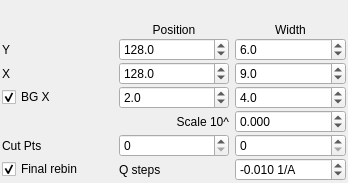
          <widget class="QWidget" name="page">
           <property name="geometry">
            <rect>
             <x>0</x>
             <y>0</y>
             <width>348</width>
             <height>183</height>
            </rect>
           </property>
           <attribute name="label">
            <string>Reflectivity Extraction (Basic)</string>
           </attribute>
           <layout class="QGridLayout" name="gridLayout_3">
            <property name="leftMargin">
             <number>2</number>
            </property>
            <property name="topMargin">
             <number>2</number>
            </property>
            <property name="rightMargin">
             <number>2</number>
            </property>
            <property name="bottomMargin">
             <number>2</number>
            </property>
            <property name="verticalSpacing">
             <number>1</number>
            </property>
            <item row="1" column="2">
             <widget class="QDoubleSpinBox" name="refYPos">
              <property name="toolTip">
               <string>Center of region used for extraction</string>
              </property>
              <property name="decimals">
               <number>1</number>
              </property>
              <property name="maximum">
               <double>400.000000000000000</double>
              </property>
              <property name="value">
               <double>128.000000000000000</double>
              </property>
             </widget>
            </item>
            <item row="1" column="1">
             <widget class="QLabel" name="label_3">
              <property name="toolTip">
               <string>Y Pixel Window</string>
              </property>
              <property name="styleSheet">
               <string notr="true">text-align: right;</string>
              </property>
              <property name="text">
               <string>Y</string>
              </property>
             </widget>
            </item>
            <item row="0" column="3">
             <widget class="QLabel" name="label_2">
              <property name="minimumSize">
               <size>
                <width>0</width>
                <height>18</height>
               </size>
              </property>
              <property name="text">
               <string>Width</string>
              </property>
              <property name="alignment">
               <set>Qt::AlignBottom|Qt::AlignHCenter</set>
              </property>
             </widget>
            </item>
            <item row="5" column="3">
             <widget class="QSpinBox" name="rangeEnd">
              <property name="toolTip">
               <string>&lt;html&gt;&lt;head/&gt;&lt;body&gt;&lt;p&gt;Remove points from the extracted intensity on the high Q side. &lt;/p&gt;&lt;p&gt;Uses the full ToF range available in the file, so it is possible it does not have any effect for lower values.&lt;/p&gt;&lt;/body&gt;&lt;/html&gt;</string>
              </property>
              <property name="maximum">
               <number>200</number>
              </property>
              <property name="value">
               <number>0</number>
              </property>
             </widget>
            </item>
            <item row="2" column="2">
             <widget class="QDoubleSpinBox" name="refXPos">
              <property name="toolTip">
               <string>Center of region used for extraction</string>
              </property>
              <property name="decimals">
               <number>1</number>
              </property>
              <property name="maximum">
               <double>400.000000000000000</double>
              </property>
              <property name="value">
               <double>128.000000000000000</double>
              </property>
             </widget>
            </item>
            <item row="3" column="3">
             <widget class="QDoubleSpinBox" name="bgWidth">
              <property name="toolTip">
               <string>Width of region used for extraction</string>
              </property>
              <property name="decimals">
               <number>1</number>
              </property>
              <property name="maximum">
               <double>400.000000000000000</double>
              </property>
              <property name="value">
               <double>4.000000000000000</double>
              </property>
             </widget>
            </item>
            <item row="3" column="2">
             <widget class="QDoubleSpinBox" name="bgCenter">
              <property name="toolTip">
               <string>Center of region used for extraction</string>
              </property>
              <property name="decimals">
               <number>1</number>
              </property>
              <property name="maximum">
               <double>400.000000000000000</double>
              </property>
              <property name="value">
               <double>2.000000000000000</double>
              </property>
             </widget>
            </item>
            <item row="2" column="1">
             <widget class="QLabel" name="label_4">
              <property name="toolTip">
               <string>X Pixel Window</string>
              </property>
              <property name="styleSheet">
               <string notr="true">text-align: right;</string>
              </property>
              <property name="text">
               <string>X</string>
              </property>
             </widget>
            </item>
            <item row="4" column="3">
             <widget class="QDoubleSpinBox" name="refScale">
              <property name="toolTip">
               <string>Scaling factor for the reflectivity in powers of 10</string>
              </property>
              <property name="decimals">
               <number>3</number>
              </property>
              <property name="minimum">
               <double>-20.000000000000000</double>
              </property>
              <property name="maximum">
               <double>20.000000000000000</double>
              </property>
              <property name="singleStep">
               <double>0.020000000000000</double>
              </property>
              <property name="value">
               <double>0.000000000000000</double>
              </property>
             </widget>
            </item>
            <item row="5" column="2">
             <widget class="QSpinBox" name="rangeStart">
              <property name="toolTip">
               <string>&lt;html&gt;&lt;head/&gt;&lt;body&gt;&lt;p&gt;Remove points from the extracted intensity on the low Q side. &lt;/p&gt;&lt;p&gt;Uses the full ToF range available in the file, so it is possible it does not have any effect for lower values.&lt;/p&gt;&lt;/body&gt;&lt;/html&gt;</string>
              </property>
              <property name="maximum">
               <number>200</number>
              </property>
             </widget>
            </item>
            <item row="2" column="3">
             <widget class="QDoubleSpinBox" name="refXWidth">
              <property name="toolTip">
               <string>Width of region used for extraction</string>
              </property>
              <property name="decimals">
               <number>1</number>
              </property>
              <property name="minimum">
               <double>1.000000000000000</double>
              </property>
              <property name="maximum">
               <double>304.000000000000000</double>
              </property>
              <property name="value">
               <double>9.000000000000000</double>
              </property>
             </widget>
            </item>
            <item row="1" column="3">
             <widget class="QDoubleSpinBox" name="refYWidth">
              <property name="toolTip">
               <string>Width of region used for extraction</string>
              </property>
              <property name="decimals">
               <number>1</number>
              </property>
              <property name="minimum">
               <double>1.000000000000000</double>
              </property>
              <property name="maximum">
               <double>400.000000000000000</double>
              </property>
              <property name="value">
               <double>6.000000000000000</double>
              </property>
             </widget>
            </item>
            <item row="5" column="1">
             <widget class="QLabel" name="label_20">
              <property name="styleSheet">
               <string notr="true">text-align: right;</string>
              </property>
              <property name="text">
               <string>Cut Pts</string>
              </property>
             </widget>
            </item>
            <item row="0" column="2">
             <widget class="QLabel" name="label">
              <property name="minimumSize">
               <size>
                <width>0</width>
                <height>18</height>
               </size>
              </property>
              <property name="text">
               <string>Position</string>
              </property>
              <property name="alignment">
               <set>Qt::AlignBottom|Qt::AlignHCenter</set>
              </property>
             </widget>
            </item>
            <item row="4" column="2">
             <widget class="QLabel" name="label_5">
              <property name="toolTip">
               <string>Scaling factor for the reflectivity in powers of 10</string>
              </property>
              <property name="text">
               <string>Scale 10^</string>
              </property>
              <property name="alignment">
               <set>Qt::AlignRight|Qt::AlignTrailing|Qt::AlignVCenter</set>
              </property>
             </widget>
            </item>
            <item row="3" column="1">
             <widget class="QCheckBox" name="bgActive">
              <property name="styleSheet">
               <string notr="true">text-align: right;</string>
              </property>
              <property name="text">
               <string>BG X</string>
              </property>
              <property name="checked">
               <bool>true</bool>
              </property>
             </widget>
            </item>
            <item row="7" column="1">
             <widget class="QCheckBox" name="final_rebin_checkbox">
              <property name="toolTip">
               <string>Check for apply a final Q rebinning</string>
              </property>
              <property name="text">
               <string>Final rebin</string>
              </property>
              <property name="checked">
               <bool>true</bool>
              </property>
             </widget>
            </item>
            <item row="7" column="2">
             <widget class="QLabel" name="label_45">
              <property name="text">
               <string>Q steps</string>
              </property>
             </widget>
            </item>
            <item row="7" column="3">
             <widget class="QDoubleSpinBox" name="q_rebin_spinbox">
              <property name="toolTip">
               <string>Step size in Q for rebinning. Negative number produce a logarithmic binning</string>
              </property>
              <property name="suffix">
               <string> 1/A</string>
              </property>
              <property name="decimals">
               <number>3</number>
              </property>
              <property name="minimum">
               <double>-0.100000000000000</double>
              </property>
              <property name="maximum">
               <double>0.100000000000000</double>
              </property>
              <property name="singleStep">
               <double>0.001000000000000</double>
              </property>
              <property name="value">
               <double>-0.010000000000000</double>
              </property>
             </widget>
            </item>
           </layout>
          </widget>
